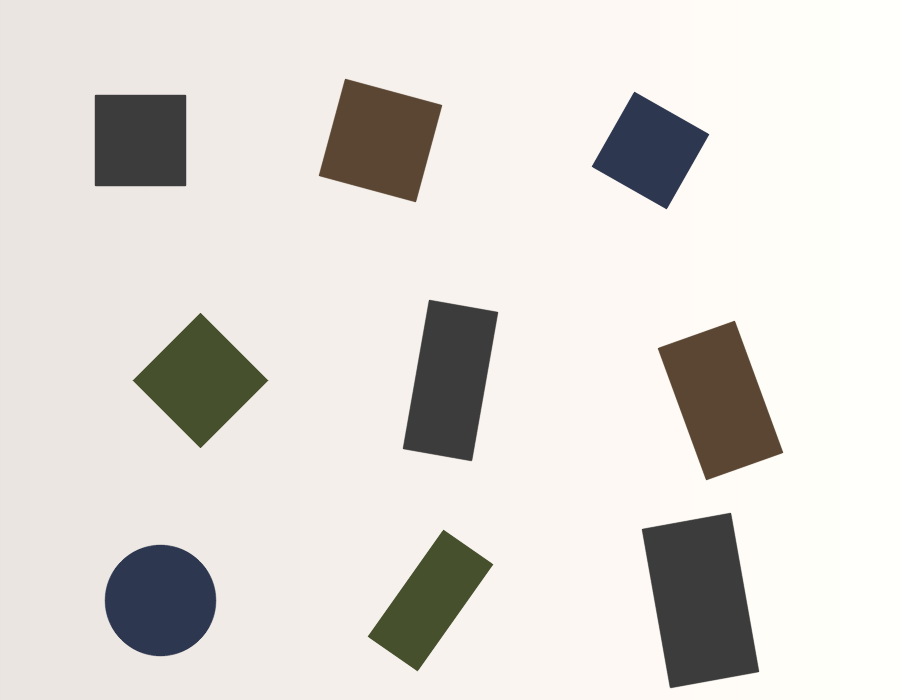
//> input picture lessons/opencv/素材/synth_blocks.png, 900 x 700 px
$ ./10-3   (built with g++ and OpenCV 4)
//> lines starting //> are read from the running program, lines starting //| are printed output that depends on the picture; after the words box and inside, x2 and y2 are one past the last pixel; in counts of white or black regions, pixels touching at a corner belong together
#include <algorithm>
#include <cmath>
#include <iomanip>
#include <iostream>
#include <string>
#include <vector>

#include <opencv2/core.hpp>
#include <opencv2/imgcodecs.hpp>
#include <opencv2/imgproc.hpp>

namespace {

struct Candidate {
    double area = 0.0;
    cv::Rect box;
    std::vector<cv::Point> poly;
    double ratio = 0.0;
    double max_cos = 0.0;
    bool accepted = false;
};

double sideLength(const cv::Point& a, const cv::Point& b) {
    return cv::norm(a - b);
}

}  // namespace

int main() {
    const std::string path = "../素材/synth_blocks.png";
    const cv::Mat image = cv::imread(path, cv::IMREAD_COLOR);
//> image is the input picture: 700 rows x 900 cols, CV_8UC3; mean B, G, R 212.1, 217.2, 220.9
    if (image.empty()) {
        std::cout << "无法读取：" << path << '\n';
        return 1;
    }

    cv::Mat gray;
    cv::cvtColor(image, gray, cv::COLOR_BGR2GRAY);
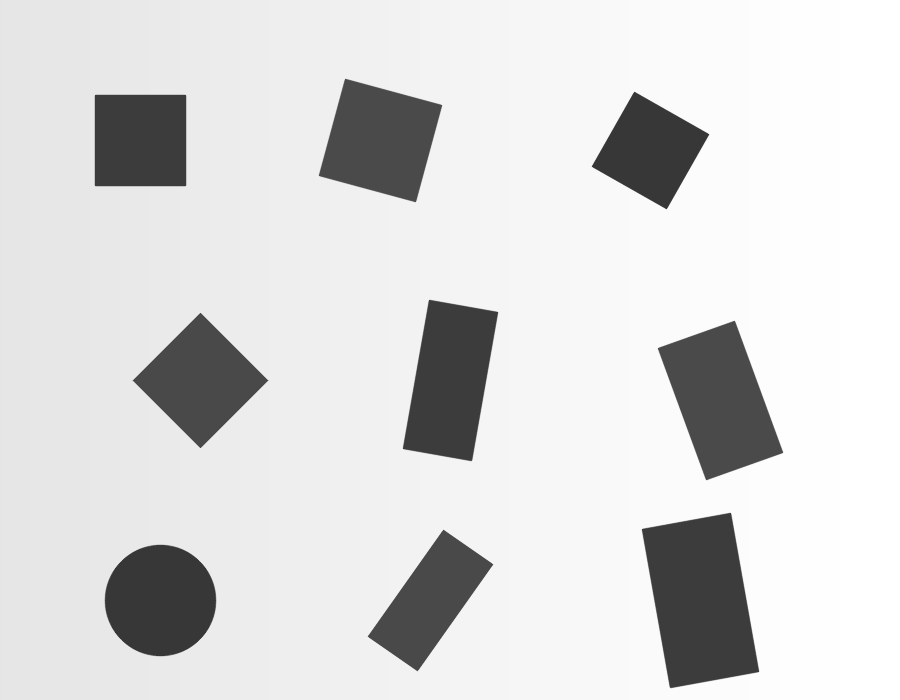
//> gray: 700 rows x 900 cols, CV_8UC1; min 55, max 255, mean 217.8
    cv::Mat binary;
    cv::threshold(gray, binary, 0, 255,
                  cv::THRESH_BINARY_INV | cv::THRESH_OTSU);
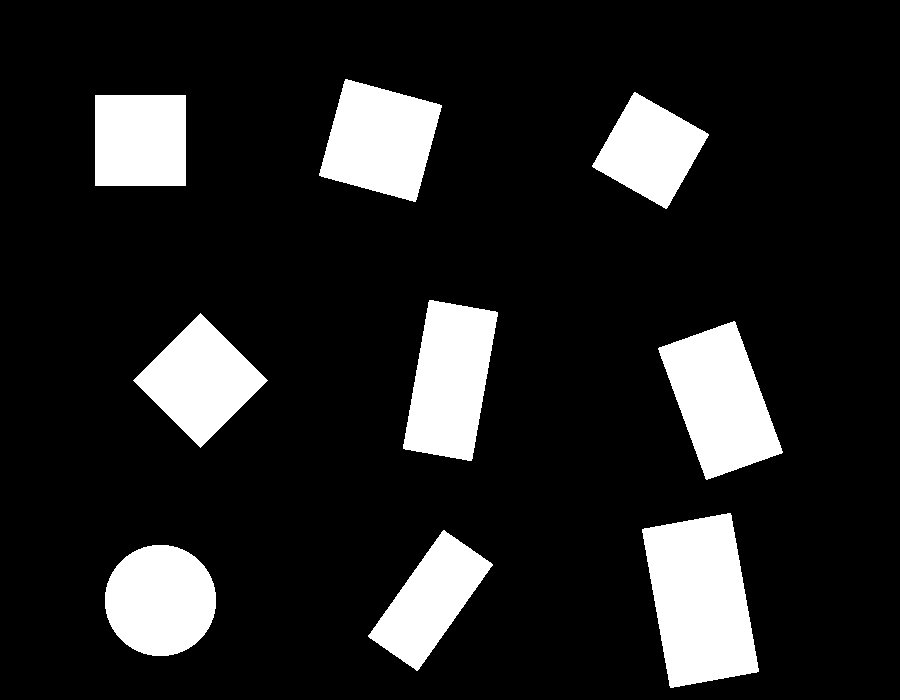
//> binary: 700 rows x 900 cols, CV_8UC1; 14.2% white; 9 white regions

    std::vector<std::vector<cv::Point>> contours;
    cv::findContours(binary, contours, cv::RETR_EXTERNAL,
                     cv::CHAIN_APPROX_SIMPLE);
//> contours = 9 contours; largest, box (x1, y1, x2, y2) and area: (642, 513, 759, 688) 14444, (658, 321, 783, 480) 11331, (403, 300, 498, 461) 10474, (319, 79, 442, 202) 9964, (105, 545, 216, 656) 9580

    std::vector<Candidate> candidates;
    for (const std::vector<cv::Point>& contour : contours) {
        const double area = cv::contourArea(contour);
        if (area < 1000.0) {
            continue;
        }
        Candidate candidate;
        candidate.area = area;
        candidate.box = cv::boundingRect(contour);
        const double perimeter = cv::arcLength(contour, true);
        cv::approxPolyDP(contour, candidate.poly, 0.02 * perimeter, true);
        if (candidate.poly.size() == 4 && cv::isContourConvex(candidate.poly)) {
            std::vector<double> sides;
            for (int i = 0; i < 4; ++i) {
                sides.push_back(
                    sideLength(candidate.poly[i], candidate.poly[(i + 1) % 4]));
            }
            const auto bounds =
                std::minmax_element(sides.begin(), sides.end());
            candidate.ratio = *bounds.second / *bounds.first;
            for (int i = 0; i < 4; ++i) {
                const cv::Point v1 = candidate.poly[(i + 3) % 4] -
                                     candidate.poly[i];
                const cv::Point v2 = candidate.poly[(i + 1) % 4] -
                                     candidate.poly[i];
                const double cosine =
                    std::abs(v1.dot(v2)) /
                    (cv::norm(v1) * cv::norm(v2));
                candidate.max_cos = std::max(candidate.max_cos, cosine);
            }
            candidate.accepted =
                candidate.ratio <= 1.20 && candidate.max_cos <= 0.15;
        }
        candidates.push_back(candidate);
    }
//> this loop made 9 passes
//> (area, candidate.area, candidate.box, perimeter, candidate.poly) on pass 7: (8100, 8100, Rect(95, 95, 91, 91), 360, 4 Points (x, y): [95, 95], [95, 185], [185, 185], [185, 95])
//> (area, candidate.area, candidate.box, perimeter) on passes 1 to 6: (9580, 9580, Rect(105, 545, 111, 111), 365), (7821, 7821, Rect(368, 530, 125, 141), 400.3), (14444, 14444, Rect(642, 513, 117, 175), 528.5), (11331, 11331, Rect(658, 321, 125, 159), 476.1), (8978, 8978, Rect(133, 313, 135, 135), 379), (10474, 10474, Rect(403, 300, 95, 161), 463.5)

    std::sort(candidates.begin(), candidates.end(),
              [](const Candidate& a, const Candidate& b) {
                  return a.box.x != b.box.x ? a.box.x < b.box.x
                                            : a.box.y < b.box.y;
              });

    std::cout << std::fixed << std::setprecision(1);
    std::cout << "candidates = " << candidates.size() << '\n';
    int selected = 0;
    for (const Candidate& candidate : candidates) {
        const cv::Moments moments = cv::moments(candidate.poly);
        const double center_x = moments.m10 / moments.m00;
        const double center_y = moments.m01 / moments.m00;
        std::cout << "  area=" << std::setw(6) << candidate.area
                  << "  vertices=" << candidate.poly.size();
        if (candidate.poly.size() == 4) {
            std::cout << "  ratio=" << std::setprecision(2)
                      << candidate.ratio << "  max_cos="
                      << candidate.max_cos;
        } else {
            std::cout << "  ratio=--  max_cos=--";
        }
        std::cout << "  center=(" << std::setprecision(1) << center_x << ","
                  << center_y << ")  accept="
                  << (candidate.accepted ? "yes" : "no") << '\n';
        if (candidate.accepted) {
            ++selected;
        }
    }
//> this loop made 9 passes
//> (center_x, center_y) on passes 1 to 9: (140, 140), (160, 600), (200, 380), (380, 140), (430, 600), (450, 380), (650, 150), (700, 600), (720, 400)
//|   area=8100.0  vertices=4  center=(140.0,140.0)  accept=yes
//|   area=9580.0  vertices=8  center=(160.0,600.0)  accept=no
//|   area=8978.0  vertices=4  center=(200.0,380.0)  accept=yes
//|   area=9964.0  vertices=4  center=(380.0,140.0)  accept=yes
//|   area=7821.0  vertices=4  center=(430.0,600.0)  accept=no
//|   area=10474.0  vertices=4  center=(450.0,380.0)  accept=no
//|   area=7312.0  vertices=4  center=(650.0,150.0)  accept=yes
//|   area=14444.0  vertices=4  center=(700.0,600.0)  accept=no
//> (output is shown up to pass 8 of 9)
//> after the loop, selected = 4
    std::cout << "selected = " << selected << '\n';
//| selected = 4
    return 0;
}
